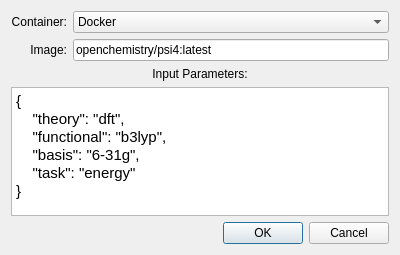
<?xml version="1.0" encoding="UTF-8"?>
<ui version="4.0">
 <class>SubmitCalculationDialog</class>
 <widget class="QDialog" name="SubmitCalculationDialog">
  <property name="geometry">
   <rect>
    <x>0</x>
    <y>0</y>
    <width>400</width>
    <height>255</height>
   </rect>
  </property>
  <property name="windowTitle">
   <string>Dialog</string>
  </property>
  <layout class="QGridLayout" name="gridLayout">
   <item row="0" column="1">
    <widget class="QComboBox" name="container">
     <item>
      <property name="text">
       <string>Docker</string>
      </property>
     </item>
     <item>
      <property name="text">
       <string>Singularity</string>
      </property>
     </item>
    </widget>
   </item>
   <item row="0" column="0">
    <widget class="QLabel" name="labelContainer">
     <property name="text">
      <string>Container:</string>
     </property>
     <property name="alignment">
      <set>Qt::AlignRight|Qt::AlignTrailing|Qt::AlignVCenter</set>
     </property>
    </widget>
   </item>
   <item row="1" column="0">
    <widget class="QLabel" name="labelImage">
     <property name="text">
      <string>Image:</string>
     </property>
     <property name="alignment">
      <set>Qt::AlignRight|Qt::AlignTrailing|Qt::AlignVCenter</set>
     </property>
    </widget>
   </item>
   <item row="1" column="1">
    <widget class="QLineEdit" name="image">
     <property name="text">
      <string>openchemistry/psi4:latest</string>
     </property>
     <property name="readOnly">
      <bool>false</bool>
     </property>
     <property name="placeholderText">
      <string/>
     </property>
    </widget>
   </item>
   <item row="5" column="0" colspan="2">
    <spacer name="verticalSpacer">
     <property name="orientation">
      <enum>Qt::Vertical</enum>
     </property>
     <property name="sizeHint" stdset="0">
      <size>
       <width>20</width>
       <height>40</height>
      </size>
     </property>
    </spacer>
   </item>
   <item row="4" column="0" colspan="2">
    <widget class="QDialogButtonBox" name="buttonBox">
     <property name="orientation">
      <enum>Qt::Horizontal</enum>
     </property>
     <property name="standardButtons">
      <set>QDialogButtonBox::Cancel|QDialogButtonBox::Ok</set>
     </property>
    </widget>
   </item>
   <item row="3" column="0" colspan="2">
    <widget class="QTextEdit" name="inputParameters">
     <property name="html">
      <string>&lt;!DOCTYPE HTML PUBLIC &quot;-//W3C//DTD HTML 4.0//EN&quot; &quot;http://www.w3.org/TR/REC-html40/strict.dtd&quot;&gt;
&lt;html&gt;&lt;head&gt;&lt;meta name=&quot;qrichtext&quot; content=&quot;1&quot; /&gt;&lt;style type=&quot;text/css&quot;&gt;
p, li { white-space: pre-wrap; }
&lt;/style&gt;&lt;/head&gt;&lt;body style=&quot; font-family:'Ubuntu'; font-size:11pt; font-weight:400; font-style:normal;&quot;&gt;
&lt;p style=&quot; margin-top:0px; margin-bottom:0px; margin-left:0px; margin-right:0px; -qt-block-indent:0; text-indent:0px;&quot;&gt;&lt;span style=&quot; font-family:'Ubuntu';&quot;&gt;{&lt;/span&gt;&lt;/p&gt;
&lt;p style=&quot; margin-top:0px; margin-bottom:0px; margin-left:0px; margin-right:0px; -qt-block-indent:0; text-indent:0px;&quot;&gt;&lt;span style=&quot; font-family:'Ubuntu';&quot;&gt;    &amp;quot;theory&amp;quot;: &amp;quot;dft&amp;quot;,&lt;/span&gt;&lt;/p&gt;
&lt;p style=&quot; margin-top:0px; margin-bottom:0px; margin-left:0px; margin-right:0px; -qt-block-indent:0; text-indent:0px;&quot;&gt;&lt;span style=&quot; font-family:'Ubuntu';&quot;&gt;    &amp;quot;functional&amp;quot;: &amp;quot;b3lyp&amp;quot;,&lt;/span&gt;&lt;/p&gt;
&lt;p style=&quot; margin-top:0px; margin-bottom:0px; margin-left:0px; margin-right:0px; -qt-block-indent:0; text-indent:0px;&quot;&gt;&lt;span style=&quot; font-family:'Ubuntu';&quot;&gt;    &amp;quot;basis&amp;quot;: &amp;quot;6-31g&amp;quot;,&lt;/span&gt;&lt;/p&gt;
&lt;p style=&quot; margin-top:0px; margin-bottom:0px; margin-left:0px; margin-right:0px; -qt-block-indent:0; text-indent:0px;&quot;&gt;&lt;span style=&quot; font-family:'Ubuntu';&quot;&gt;    &amp;quot;task&amp;quot;: &amp;quot;energy&amp;quot; &lt;/span&gt;&lt;/p&gt;
&lt;p style=&quot; margin-top:0px; margin-bottom:0px; margin-left:0px; margin-right:0px; -qt-block-indent:0; text-indent:0px;&quot;&gt;&lt;span style=&quot; font-family:'Ubuntu';&quot;&gt;}&lt;/span&gt;&lt;/p&gt;&lt;/body&gt;&lt;/html&gt;</string>
     </property>
     <property name="acceptRichText">
      <bool>false</bool>
     </property>
    </widget>
   </item>
   <item row="2" column="0" colspan="2">
    <widget class="QLabel" name="labelInputParameters">
     <property name="text">
      <string>Input Parameters:</string>
     </property>
     <property name="alignment">
      <set>Qt::AlignCenter</set>
     </property>
    </widget>
   </item>
  </layout>
 </widget>
 <resources/>
 <connections>
  <connection>
   <sender>buttonBox</sender>
   <signal>accepted()</signal>
   <receiver>SubmitCalculationDialog</receiver>
   <slot>accept()</slot>
   <hints>
    <hint type="sourcelabel">
     <x>248</x>
     <y>254</y>
    </hint>
    <hint type="destinationlabel">
     <x>157</x>
     <y>274</y>
    </hint>
   </hints>
  </connection>
  <connection>
   <sender>buttonBox</sender>
   <signal>rejected()</signal>
   <receiver>SubmitCalculationDialog</receiver>
   <slot>reject()</slot>
   <hints>
    <hint type="sourcelabel">
     <x>316</x>
     <y>260</y>
    </hint>
    <hint type="destinationlabel">
     <x>286</x>
     <y>274</y>
    </hint>
   </hints>
  </connection>
 </connections>
</ui>
